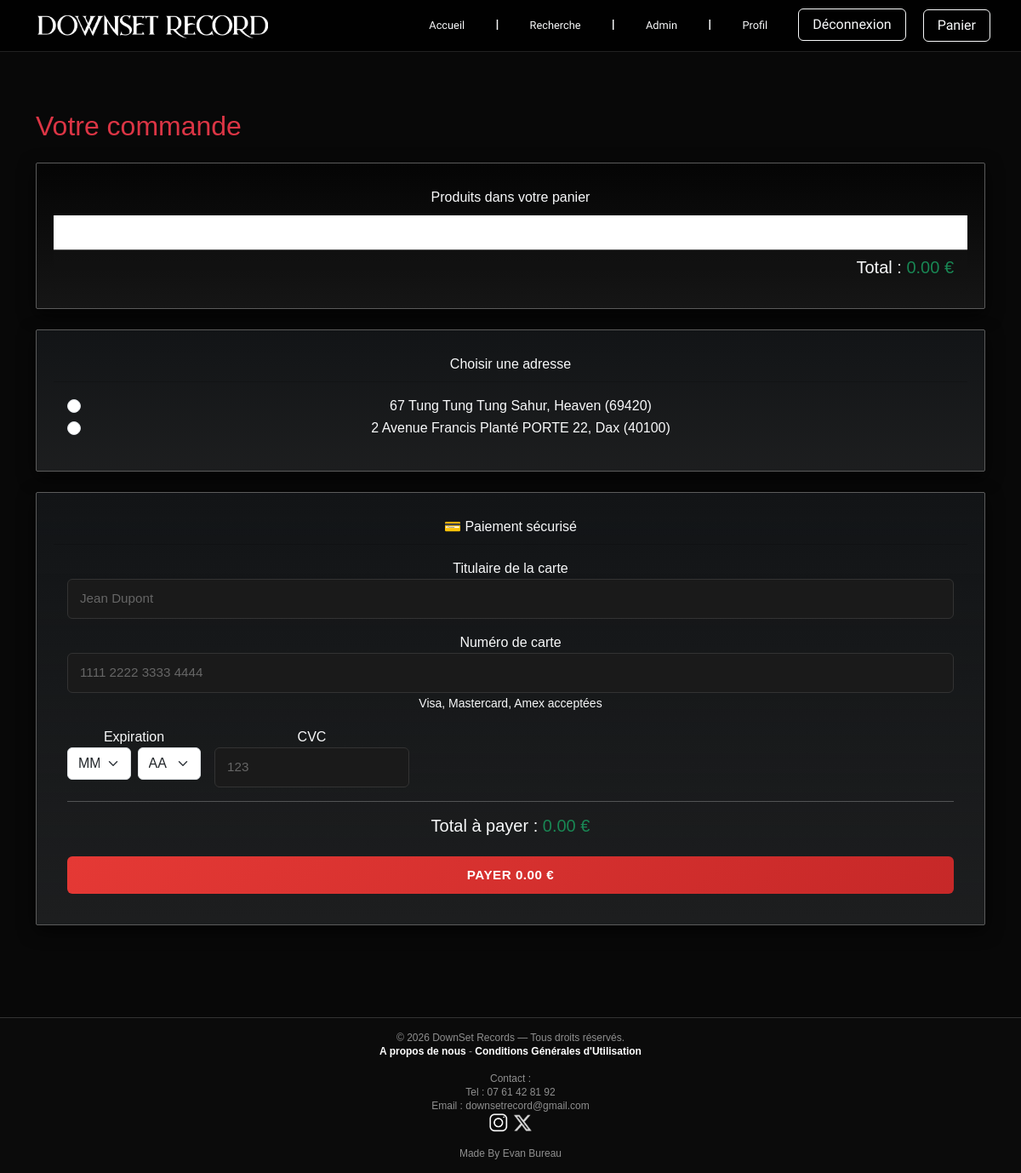
Screenshot of /index.php?page=commande (signed in) with the database file from the repository.
### tables this page shows
CREATE TABLE IF NOT EXISTS `adresse` (
  `id_adresse` int NOT NULL AUTO_INCREMENT,
  `rue` varchar(50) DEFAULT NULL,
  `ville` varchar(50) DEFAULT NULL,
  `code_postal` int DEFAULT NULL,
  `numero_rue` int DEFAULT NULL,
  `type_numero_rue` varchar(10) DEFAULT NULL,
  PRIMARY KEY (`id_adresse`)
);

### controleurs/commande.php (called while the page is built, shortened)
<?php
require_once __DIR__ . '/../modeles/CommandeModele.php';
require_once __DIR__ . '/../modeles/PanierModele.php';
$commandeModele = new CommandeModele();
$panierModele = new PanierModele();
$userId = $_SESSION['user']['id_user'];
$panier = $panierModele->getPanier($userId);
$adresses = $commandeModele->getAdresses($userId);
$total = $panier->getTotalPrix();
require_once __DIR__ . '/../vue/vueHeader.php';
include __DIR__ . '/../vue/vueCommande.php';
require_once __DIR__ . '/../vue/vueFooter.php';
?>

### index.php (called while the page is built, shortened)
<?php
$action = $_GET['page'] ?? "defaut";
$fichierControleur = controleurPrincipal($action);
require_once __DIR__ . "/controleurs/" . $fichierControleur;
?>

### modeles/PanierModele.php (called while the page is built, shortened)
<?php
require_once __DIR__ . '/Panier.php';
class PanierModele
{
    private $pdo;
    public function __construct($pdo = null)
    {
        if ($pdo === null) {
            global $pdo;
        }
        $this->pdo = $pdo;
    }
    private function getOrCreatePanierDB($idUser)
    {
        $stmt = $this->pdo->prepare("SELECT id_panier FROM panier WHERE id_user = ?");
        $stmt->execute([$idUser]);
        $row = $stmt->fetch(PDO::FETCH_ASSOC);
        if ($row) {
            return $row['id_panier'];
        }
        $this->pdo->prepare("INSERT INTO panier (date_creation, id_user) VALUES (NOW(), ?)")->execute([$idUser]);
        return $this->pdo->lastInsertId();
    }
    public function getPanier($idUser)
    {
        $idPanier = $this->getOrCreatePanierDB($idUser);
        $sql = "
            SELECT pr.id_produit, pr.nom_produit, pr.prix_unitaire, pr.img_path, pr.stock,
                   pp.quantite, c.id_categorie, c.nom_categorie,
                   GROUP_CONCAT(DISTINCT a.nom_artiste SEPARATOR ', ') AS nom_artiste
            FROM panier_produit pp
            JOIN produits pr ON pp.id_produit = pr.id_produit
            LEFT JOIN produit_categorie pc ON pr.id_produit = pc.id_produit
            LEFT JOIN categorieproduit c ON pc.id_categorie = c.id_categorie
            LEFT JOIN produit_artiste pa ON pr.id_produit = pa.id_produit
            LEFT JOIN artiste a ON pa.id_artiste = a.id_artiste
            WHERE pp.id_panier = :id_panier
            GROUP BY pr.id_produit, pp.quantite
        ";
        $stmt = $this->pdo->prepare($sql);
        $stmt->execute(['id_panier' => $idPanier]);
        $panier = new Panier($idPanier);
        foreach ($stmt->fetchAll(PDO::FETCH_ASSOC) as $row) {
            $produit = $this->hydrateProduit($row);
            $panier->addArticle($produit, $row['quantite']);
        }
        return $panier;
    }
}

### modeles/Panier.php (called while the page is built, shortened)
<?php
class Panier
{
    private $articles = [];
    public function getTotalPrix()
    {
        $total = 0;
        return $total;
    }
    public function isEmpty()
    {
        return empty($this->articles);
    }
}

### modeles/CommandeModele.php (called while the page is built, shortened)
<?php
require_once __DIR__ . '/Commande.php';
require_once __DIR__ . '/Adresse.php';
class CommandeModele
{
    private $pdo;
    public function __construct($pdo = null)
    {
        if ($pdo === null) {
            global $pdo;
        }
        $this->pdo = $pdo;
    }
    private function hydrateAdresse($row)
    {
        return new Adresse(
            $row['id_adresse'],
            $row['numero_rue'],
            $row['type_numero_rue'],
            $row['rue'],
            $row['ville'],
            $row['code_postal']
        );
    }
    public function getAdresses($idUser)
    {
        $sql = "
            SELECT a.id_adresse, a.numero_rue, a.type_numero_rue, a.rue, a.ville, a.code_postal
            FROM utilisateur_adresse ua
            JOIN adresse a ON ua.id_adresse = a.id_adresse
            WHERE ua.id_user = :idUser
            ORDER BY a.id_adresse DESC
        ";
        $stmt = $this->pdo->prepare($sql);
        $stmt->execute(['idUser' => $idUser]);
        $adresses = [];
        foreach ($stmt->fetchAll(PDO::FETCH_ASSOC) as $row) {
            $adresses[] = $this->hydrateAdresse($row);
        }
        return $adresses;
    }
}

### modeles/Adresse.php (called while the page is built, shortened)
<?php
class Adresse
{
    private $id;
    private $numeroRue;
    private $rue;
    private $ville;
    private $codePostal;
    public function __construct($id = null, $numeroRue = '', $typeNumeroRue = '', $rue = '', $ville = '', $codePostal = '')
    {
        $this->id = $id;
        $this->numeroRue = $numeroRue;
        $this->rue = $rue;
        $this->ville = $ville;
        $this->codePostal = $codePostal;
    }
    public function getId() { return $this->id; }
    public function getNumeroRue() { return $this->numeroRue; }
    public function getRue() { return $this->rue; }
    public function getVille() { return $this->ville; }
    public function getCodePostal() { return $this->codePostal; }
}

### vue/vueCommande.php (the view, shortened to what this page needs)
<div class="container my-5 text-light">
    <h2 class="mb-4 text-danger">Votre commande</h2><div class="d-none d-md-block"></div>
    <div class="card text-light mb-4">
        <div class="card-header">Produits dans votre panier</div>
        <ul class="list-group list-group-flush">
            <?php if ($panier->isEmpty()): ?>
                <li class="list-group-item text-white">Votre panier est vide.</li>
            <?php endif; ?>
        </ul>
        <div class="card-footer text-end">
            <h5>Total : <span class="text-success"><?= number_format($total, 2) ?> €</span></h5>
        </div>
    </div>
    <div class="card bg-dark text-light mb-4">
        <div class="card-header">Choisir une adresse</div>
        <div class="card-body">
            <?php if (empty($adresses)): ?>
                <p class="text-light">Aucune adresse enregistrée. <a href="index.php?page=profil" class="text-danger">Ajoutez-en une
                        ici</a>.</p>
            <?php else: ?>
                <form id="addressForm">
                    <?php foreach ($adresses as $a): ?>
                        <div class="form-check">
                            <input class="form-check-input" type="radio" name="adresse" value="<?= (int)$a->getId() ?>">
                            <label class="form-check-label">
                                <?= htmlspecialchars($a->getNumeroRue() ?? '') ?>         <?= htmlspecialchars($a->getRue()) ?>,
                                <?= htmlspecialchars($a->getVille()) ?> (<?= htmlspecialchars($a->getCodePostal()) ?>)
                            </label>
                        </div>
                    <?php endforeach; ?>
                </form>
            <?php endif; ?>
        </div>
    </div>
    <div class="card bg-dark text-light mb-4">
        <div class="card-header">💳 Paiement sécurisé</div>
        <div class="card-body">
            <form id="paiementForm">
                <div class="mb-3">
                    <label for="nom_carte">Titulaire de la carte</label>
                    <input type="text" id="nom_carte" class="form-control" placeholder="Jean Dupont" required>
                </div>
                <div class="mb-3">
                    <label for="cb">Numéro de carte</label>
                    <input type="text" id="cb" class="form-control" maxlength="19" placeholder="1111 2222 3333 4444"
                        required>
                    <small class="text-light">Visa, Mastercard, Amex acceptées</small>
                </div>
                <div class="mb-3 d-flex gap-3">
                    <div>
                        <label>Expiration</label>
                        <div class="d-flex gap-2">
                            <select class="form-select" id="exp_mois" required>
                                <option value="">MM</option>
                            </select>
                            <select class="form-select" id="exp_annee" required>
                                <option value="">AA</option>
                            </select>
                        </div>
                    </div>
                    <div>
                        <label>CVC</label>
                        <input type="password" id="cvc" class="form-control" maxlength="4" placeholder="123" required>
                    </div>
                </div>
                <hr>
                <h5>Total à payer : <span class="text-success"><?= number_format($total, 2) ?> €</span></h5>
                <button type="submit" class="btn btn-danger w-100 mt-3">
                    Payer <?= number_format($total, 2) ?> €
                </button>
            </form>
        </div>
    </div>
</div>
<?php include_once __DIR__ . "/vueFooter.php"; ?>

### public/css/style.css (style rules this page uses)
body { background: #080808; color: #eee; font-family: Arial, sans-serif; margin: 0; padding: 0; }
.bg-dark { background-color: rgba(15, 15, 15, 0.878); }
.card { background: linear-gradient(to top, #1b1b1bb6, #00000073); border: solid rgb(91, 91, 91) 1px; border-radius: 2px; padding: 20px; box-shadow: 0 6px 20px rgba(0, 0, 0, 0.7); text-align: center; width: 100%; perspective: 1000px; transition: transform 0.3s ease, box-shadow 0.3s ease; }
html, body { overflow-x: hidden; width: 100%; height: 100%; }
.form-control { background: #1a1a1a !important; border: 1px solid #333 !important; color: #fff !important; padding: 11px 14px !important; font-size: 0.95rem !important; transition: all 0.3s ease !important; border-radius: 6px !important; }
.form-control::placeholder { color: #666 !important; }
.form-control:invalid:not(:placeholder-shown) { border-color: #e53935 !important; }
.mb-3 { margin-bottom: 16px !important; }
.btn-danger { background: linear-gradient(135deg, #e53935 0%, #c62828 100%) !important; border: none !important; color: #fff !important; font-weight: 600 !important; padding: 11px 16px !important; font-size: 0.95rem !important; transition: all 0.3s ease !important; border-radius: 6px !important; text-transform: uppercase !important; letter-spacing: 0.5px !important; }

### rows the page displays
adresse: numero_rue "67", rue "Tung Tung Tung Sahur", ville "Heaven", code_postal "69420"
adresse: numero_rue "2", rue "Avenue Francis Planté PORTE 22", ville "Dax", code_postal "40100"

### other values shown
$total "0.00"
